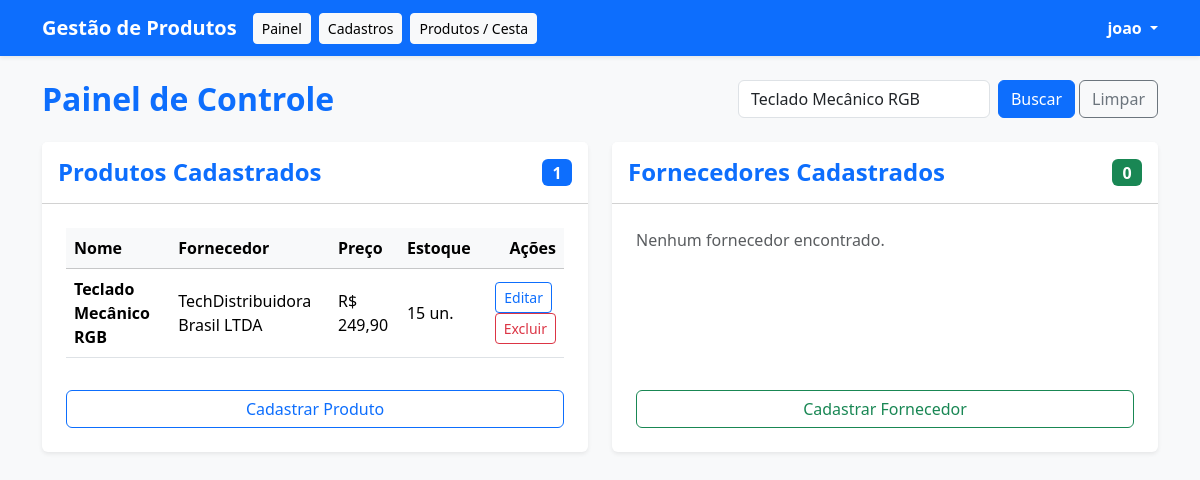
The page /SistemaDeGestaoDeProdutos/painel.php?busca=Teclado Mecânico RGB (signed in) on the database its author committed.
### tables this page shows
CREATE TABLE `produtos` (
  `id` int(11) NOT NULL,
  `nome` varchar(255) NOT NULL,
  `id_fornecedor` int(11) NOT NULL,
  `preco` decimal(10,2) NOT NULL,
  `quantidade` int(11) NOT NULL DEFAULT 0,
  `categoria` varchar(100) DEFAULT NULL,
  `descricao` text DEFAULT NULL,
  `created_at` timestamp NOT NULL DEFAULT current_timestamp()
);

CREATE TABLE `fornecedores` (
  `id` int(11) NOT NULL,
  `nome` varchar(255) NOT NULL,
  `cnpj` varchar(20) NOT NULL,
  `email` varchar(255) DEFAULT NULL,
  `telefone` varchar(20) DEFAULT NULL,
  `created_at` timestamp NOT NULL DEFAULT current_timestamp()
);

### SistemaDeGestaoDeProdutos/painel.php (the view, shortened to what this page needs)
<?php
require_once "conexao.php";
$busca = trim($_GET['busca'] ?? '');
try {
    if (!empty($busca)) {
        $stmtProd = $pdo->prepare("SELECT p.*, f.nome AS nome_fornecedor
                                    FROM produtos p
                                    INNER JOIN fornecedores f ON p.id_fornecedor = f.id
                                    WHERE p.nome LIKE :busca OR f.nome LIKE :busca OR p.categoria LIKE :busca
                                    ORDER BY p.id DESC");
        $stmtProd->execute([':busca' => "%$busca%"]);
        $produtos = $stmtProd->fetchAll(PDO::FETCH_ASSOC);
        $stmtForn = $pdo->prepare("SELECT * FROM fornecedores
                                    WHERE nome LIKE :busca OR cnpj LIKE :busca OR email LIKE :busca
                                    ORDER BY id DESC");
        $stmtForn->execute([':busca' => "%$busca%"]);
        $fornecedores = $stmtForn->fetchAll(PDO::FETCH_ASSOC);
    }
} catch (PDOException $e) {
    $produtos = [];
    $fornecedores = [];
    $todosFornecedores = [];
}
$totalProdutos = count($produtos);
$totalFornecedores = count($fornecedores);
?>
<!DOCTYPE html>
<html lang="pt-br">
<head>
    <link href="https://cdn.jsdelivr.net/npm/bootstrap@5.3.3/dist/css/bootstrap.min.css" rel="stylesheet">
</head>
<body class="bg-light">
    <nav class="navbar navbar-expand-lg navbar-dark bg-primary shadow-sm mb-4">
        <div class="container">
            <a class="navbar-brand fw-bold" href="painel.php">Gestão de Produtos</a>
            <div class="d-flex align-items-center me-auto">
                <a href="painel.php" class="btn btn-light btn-sm me-2">Painel</a>
                <a href="cadastros.php" class="btn btn-light btn-sm me-2">Cadastros</a>
                <a href="produtos.php" class="btn btn-light btn-sm me-2">Produtos / Cesta</a>
            </div>
            <div class="dropdown user-dropdown">
                <a href="#" class="text-white text-decoration-none dropdown-toggle fw-semibold" id="dropdownUser" data-bs-toggle="dropdown" aria-expanded="false">
                    <?php echo htmlspecialchars($_SESSION["usuario_nome"] ?? "Usuário"); ?>
                </a>
            </div>
        </div>
    </nav>
    <div class="container mb-5">
        <div class="d-flex justify-content-between align-items-center mb-4 flex-wrap gap-3">
            <h2 class="text-primary fw-bold m-0">Painel de Controle</h2>
            <form action="painel.php" method="GET" class="d-flex" style="max-width: 420px; width: 100%;">
                <input class="form-control me-2" type="search" name="busca" placeholder="Pesquisar produto ou fornecedor..." value="<?= htmlspecialchars($busca); ?>">
                <button class="btn btn-primary me-1" type="submit">Buscar</button>
                <?php if (!empty($busca)): ?>
                    <a href="painel.php" class="btn btn-outline-secondary">Limpar</a>
                <?php endif; ?>
            </form>
        </div>
        <div class="row g-4">
            <div class="col-lg-6">
                <div class="card border-0 shadow-sm h-100">
                    <div class="card-header bg-white py-3 d-flex justify-content-between align-items-center">
                        <h4 class="card-title m-0 text-primary fw-bold">Produtos Cadastrados</h4>
                        <span class="badge bg-primary fs-6"><?php echo $totalProdutos; ?></span>
                    </div>
                    <div class="card-body p-4 d-flex flex-column justify-content-between">
                        <div>
                            <?php if (empty($produtos)): ?>
                                <p class="text-muted mb-4">Nenhum produto encontrado.</p>
                            <?php else: ?>
                                <div class="table-responsive mb-3">
                                    <table class="table table-hover align-middle mb-0">
                                        <thead class="table-light">
                                            <tr>
                                                <th>Nome</th>
                                                <th>Fornecedor</th>
                                                <th>Preço</th>
                                                <th>Estoque</th>
                                                <th class="text-end">Ações</th>
                                            </tr>
                                        </thead>
                                        <tbody>
                                            <?php foreach ($produtos as $p): ?>
                                                <tr>
                                                    <td class="fw-semibold"><?php echo htmlspecialchars($p['nome']); ?></td>
                                                    <td><?php echo htmlspecialchars($p['nome_fornecedor']); ?></td>
                                                    <td>R$ <?php echo number_format($p['preco'], 2, ',', '.'); ?></td>
                                                    <td><?php echo $p['quantidade']; ?> un.</td>
                                                    <td class="text-end">
                                                        <button type="button" class="btn btn-sm btn-outline-primary me-1" data-bs-toggle="modal" data-bs-target="#modalEditProduto<?= $p['id']; ?>">
                                                            Editar
                                                        </button>
                                                        <form action="painel.php" method="POST" class="d-inline" onsubmit="return confirm('Tem certeza que deseja excluir este produto?');">
                                                            <button type="submit" class="btn btn-sm btn-outline-danger">Excluir</button>
                                                        </form>
                                                    </td>
                                                </tr>
                                            <?php endforeach; ?>
                                        </tbody>
                                    </table>
                                </div>
                            <?php endif; ?>
                        </div>
                        <div class="mt-3">
                            <a href="cadastros.php" class="btn btn-outline-primary w-100">Cadastrar Produto</a>
                        </div>
                    </div>
                </div>
            </div>
            <div class="col-lg-6">
                <div class="card border-0 shadow-sm h-100">
                    <div class="card-header bg-white py-3 d-flex justify-content-between align-items-center">
                        <h4 class="card-title m-0 text-primary fw-bold">Fornecedores Cadastrados</h4>
                        <span class="badge bg-success fs-6"><?php echo $totalFornecedores; ?></span>
                    </div>
                    <div class="card-body p-4 d-flex flex-column justify-content-between">
                        <div>
                            <?php if (empty($fornecedores)): ?>
                                <p class="text-muted mb-4">Nenhum fornecedor encontrado.</p>
                            <?php endif; ?>
                        </div>
                        <div class="mt-3">
                            <a href="cadastros.php" class="btn btn-outline-success w-100">Cadastrar Fornecedor</a>
                        </div>
                    </div>
                </div>
            </div>
        </div>
    </div>
</body>
</html>

### rows shown on the page
produtos: nome "Teclado Mecânico RGB", id_fornecedor.nome "TechDistribuidora Brasil LTDA", preco "249,90", quantidade "15"

### other values the page prints
$_SESSION["usuario_nome"] "joao"
$totalProdutos "1"
$totalFornecedores "0"
